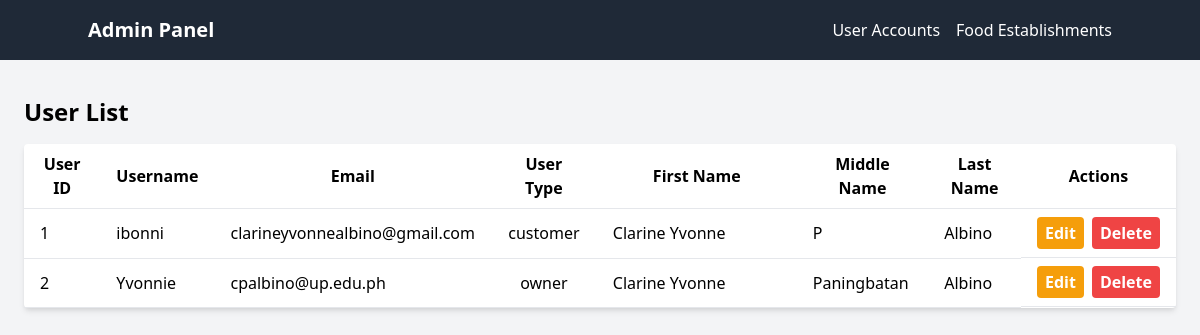
/admin/user-list, run on an earlier commit of the app's database.
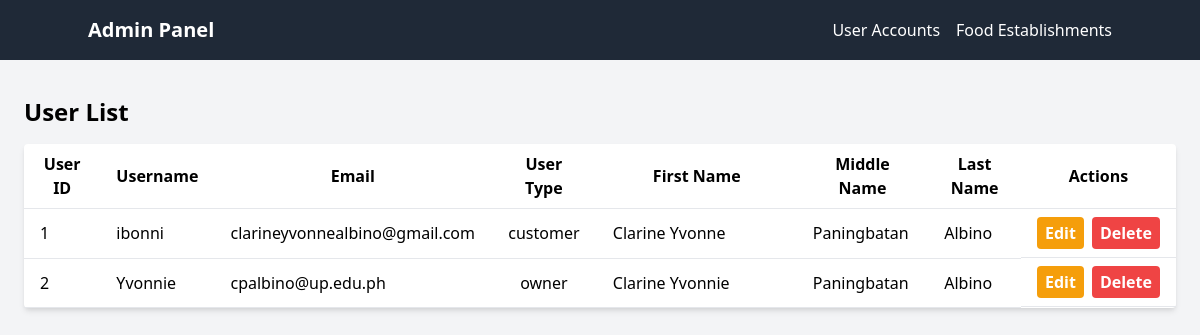
And on a later commit of the database.
### tables this page shows
CREATE TABLE ACCOUNT (
        user_id INTEGER PRIMARY KEY AUTOINCREMENT,
        username VARCHAR(100) NOT NULL UNIQUE,
        firstname VARCHAR(50) NOT NULL,
        middlename VARCHAR(50),
        lastname VARCHAR(100) NOT NULL,
        email VARCHAR(50) NOT NULL UNIQUE,
        user_type VARCHAR(8) CHECK (user_type IN ('customer','owner')) NOT NULL,
        password_ VARCHAR(255) NOT NULL
    );

### app.py (the view)
@app.route('/admin/user-list', methods = ['GET'])
def see_users():
    connection = sqlite3.connect("project.db")
    cursor = connection.cursor()
    cursor.execute("SELECT user_id, username, email, user_type, firstname, middlename, lastname FROM ACCOUNT")
    users = cursor.fetchall()
    connection.close()
    return render_template("UserList.html", users=users)

### templates/UserList.html (shortened to what this page needs)
<!DOCTYPE html>
<html lang="en">
<head>
    <link href="https://cdn.jsdelivr.net/npm/tailwindcss@2.2.19/dist/tailwind.min.css" rel="stylesheet">
</head>
<body class="flex flex-col mt-24 items-center h-screen bg-gray-100">
    {% include 'AdminNav.html' %}
    <div class="w-full max-w-6xl">
        <h1 class="text-2xl font-bold mb-4">User List</h1>
        <table class="min-w-full bg-white shadow-md rounded">
            <thead>
                <tr>
                    <th class="py-2 px-4 border-b">User ID</th>
                    <th class="py-2 px-4 border-b">Username</th>
                    <th class="py-2 px-4 border-b">Email</th>
                    <th class="py-2 px-4 border-b text-center">User Type</th>
                    <th class="py-2 px-4 border-b first-name-column">First Name</th>
                    <th class="py-2 px-4 border-b">Middle Name</th>
                    <th class="py-2 px-4 border-b">Last Name</th>
                    <th class="py-2 px-4 border-b">Actions</th>
                </tr>
            </thead>
            <tbody>
                {% for user in users %}
                <tr>
                    <td class="py-2 px-4 border-b">{{ user[0] }}</td>
                    <td class="py-2 px-4 border-b">{{ user[1] }}</td>
                    <td class="py-2 px-4 border-b">{{ user[2] }}</td>
                    <td class="py-2 px-4 border-b text-center align-middle">{{ user[3] }}</td>
                    <td class="py-2 px-4 border-b first-name-column">{{ user[4] }}</td>
                    <td class="py-2 px-4 border-b">{{ user[5] }}</td>
                    <td class="py-2 px-4 border-b">{{ user[6] }}</td>
                    <td class="py-2 px-4 border-b flex space-x-2">
                        <form action="{{ url_for('edit_user', user_id=user[0]) }}" method="get">
                            <button class="bg-yellow-500 hover:bg-yellow-700 text-white font-bold py-1 px-2 rounded" type="submit">Edit</button>
                        </form>
                        <form action="{{ url_for('delete_user', user_id=user[0]) }}" method="post">
                            <button class="bg-red-500 hover:bg-red-700 text-white font-bold py-1 px-2 rounded" type="submit">Delete</button>
                        </form>
                    </td>
                </tr>
                {% endfor %}
            </tbody>
        </table>
    </div>
</body>
</html>

What changed in the data, as far as the page shows it:
changed ACCOUNT "ibonni": middlename "P" → "Paningbatan"
changed ACCOUNT "Yvonnie": firstname "Clarine Yvonne" → "Clarine Yvonnie"
